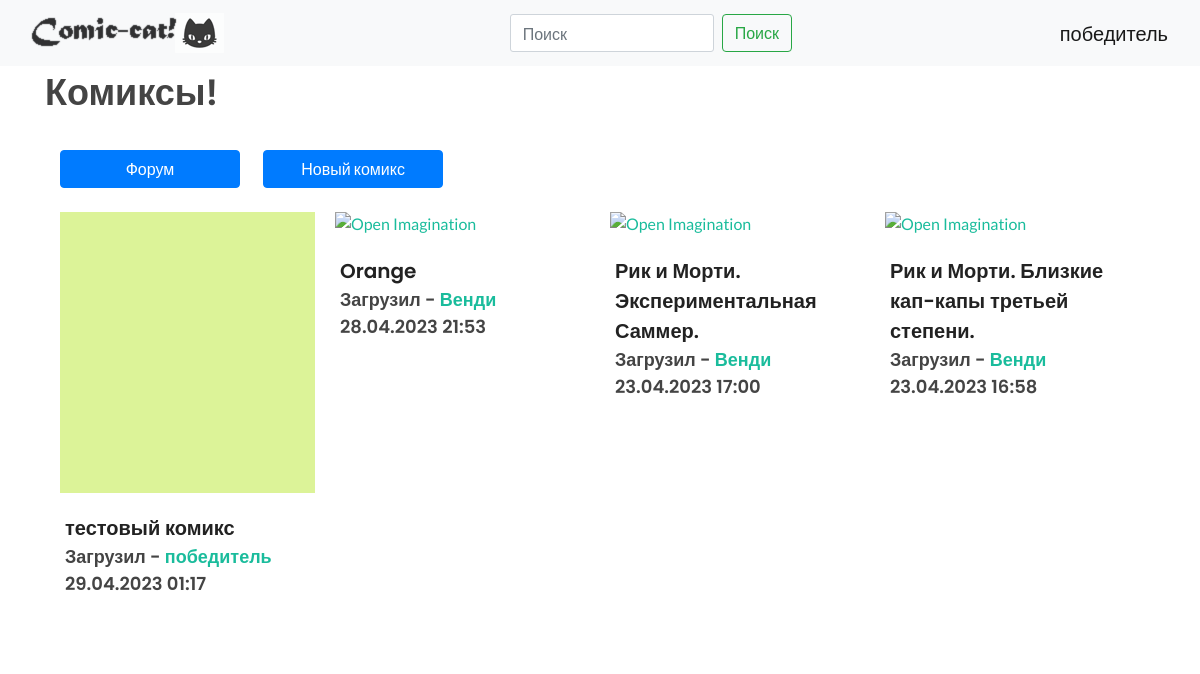
The page / (signed in) on the database its author committed.
### data/users.py (models this page shows, shortened)
class User(SqlAlchemyBase, UserMixin, SerializerMixin):
    __tablename__ = 'users'
    id = sqlalchemy.Column(sqlalchemy.Integer,
                           primary_key=True, autoincrement=True)
    name = sqlalchemy.Column(sqlalchemy.String, nullable=True)
    about = sqlalchemy.Column(sqlalchemy.String, nullable=True)
    email = sqlalchemy.Column(sqlalchemy.String,
                              index=True, unique=True, nullable=True)
    hashed_password = sqlalchemy.Column(sqlalchemy.String, nullable=True)
    created_date = sqlalchemy.Column(sqlalchemy.DateTime,
                                     default=datetime.datetime.now)
    comics = orm.relationship("Comics", back_populates='user')
    discussions = orm.relationship("Discussions", back_populates='user')
    posts = orm.relationship("Posts", back_populates='user')
    reviews = orm.relationship("Reviews", back_populates='user')

### data/comics.py (models this page shows)
class Comics(SqlAlchemyBase, SerializerMixin):
    __tablename__ = 'comics'
    id = sqlalchemy.Column(sqlalchemy.Integer,
                           primary_key=True, autoincrement=True)
    name = sqlalchemy.Column(sqlalchemy.String, nullable=True)
    namefind = sqlalchemy.Column(sqlalchemy.String, nullable=True)
    about = sqlalchemy.Column(sqlalchemy.String, nullable=True)
    cover = sqlalchemy.Column(sqlalchemy.String, nullable=True)
    created_date = sqlalchemy.Column(sqlalchemy.DateTime,
                                     default=datetime.datetime.now)
    user_id = sqlalchemy.Column(sqlalchemy.Integer,
                                sqlalchemy.ForeignKey("users.id"))
    genres_id = sqlalchemy.Column(sqlalchemy.Integer,
                                sqlalchemy.ForeignKey("genres.id"))
    user = orm.relationship('User')
    genres = orm.relationship('Genres')

### main.py (the view)
@app.route("/")
def index():
    db_sess = db_session.create_session()
    comics = reversed(list(db_sess.query(Comics)))
    return render_template("main_page.html", comics=comics)

### data/db_session.py (called while the page is built)
def create_session() -> Session:
    global __factory
    return __factory()

### main.py (called while the page is built)
@login_manager.user_loader
def load_user(user_id):
    db_sess = db_session.create_session()
    return db_sess.query(User).get(user_id)

### templates/main_page.html (shortened to what this page needs)
{% extends "base.html" %}
{% block content %}
<h1>Комиксы!</h1>
<div class="col-12">
	<a class="btn btn-primary col-2" href="/discussions">Форум</a>
	{% if current_user.is_authenticated %}
	<a class="btn btn-primary col-2" style="margin-left: 20px;" href="/comics">Новый комикс</a>
	{% endif %}
</div><br>
<div class="container" style = "dispaly: none;">
	<div id="oc-portfolio" class="owl-carousel portfolio-carousel carousel-widget owl-loaded owl-drag" data-pagi="false" data-items-xs="1" data-items-sm="2" data-items-md="3" data-items-lg="4">
		<div id = "maincarusel" class="owl-stage-outer" >
			<div class="owl-stage" style="transform: translate3d(0px, 0px, 0px); transition: all 0s ease 0s; width: 1900px;">
				{% for item in comics%}
				<div class="owl-item active" style="width: 217.5px; margin-right: 20px;">
					<div class="portfolio-item">
						<div class="portfolio-image">
							<a href="portfolio-single.html">
							</a>
							<div class="bg-overlay">
							</div>
						</div>
						<div class="portfolio-desc">
							<h3><a href="/comics/{{ item.id }}">{{item.name}}</a></h3>
							<h4>Загрузил - <a href="/users/{{ item.user.id }}"> {{item.user.name}}</a><br>{{item.created_date.strftime('%d.%m.%Y %H:%M')}}</h4>
						</div>
					</div>
				</div>
			{% endfor %}
			</div>
		</div>
	</div>
</div>
{% endblock %}

### templates/base.html (shortened to what this page needs)
<!doctype html>
<html lang="ru">
<head>
	<link rel="stylesheet" href="{{ url_for('static', filename='css/bootstrap.css') }}" type="text/css" />
	<link rel="stylesheet" href="{{ url_for('static', filename='css/style.css') }}" type="text/css" />
	<link rel="stylesheet" href="{{ url_for('static', filename='css/dark.css') }}" type="text/css" />
	<link rel="stylesheet" href="{{ url_for('static', filename='css/font-icons.css') }}" type="text/css" />
	<link rel="stylesheet" href="{{ url_for('static', filename='css/animate.css') }}" type="text/css" />
	<link rel="stylesheet" href="{{ url_for('static', filename='css/magnific-popup.css') }}" type="text/css" />
	<link rel="stylesheet" href="{{ url_for('static', filename='css/custom.css') }}" type="text/css" />
	<link rel="stylesheet" href="{{ url_for('static', filename='css/components/ion.rangeslider.css') }}" type="text/css" />
	<link rel="stylesheet" href="{{ url_for('static', filename='css/components/bs-filestyle.css') }}" type="text/css" />
</head>
<body>
<header>
    <nav class="navbar navbar-light bg-light">
        <a class="navbar-brand" href="/"><img src="{{ url_for('static', filename='images/logo.png') }}" alt="Comic-cat!" style="opacity:0.8; filter: alpha(opacity=80);"></a>
        <form action="/find" method="post" class="form-inline m-0">
			<input class="form-control mr-sm-2" type="search" placeholder="Поиск" name="findtext" aria-label="Поиск">
			<button class="btn btn-outline-success my-2 my-sm-0" type="submit">Поиск</button>
		</form>
        {% if current_user.is_authenticated %}
            <a class="navbar-brand" href="/logout">{{ current_user.name }}</a>
        {% else %}
            <p>
                <a class="btn btn-primary " href="/register">Зарегистрироваться</a>
                <a class="btn btn-success" href="/login">Войти</a>
            </p>
        {% endif %}
    </nav>
</header>
<main role="main" class="container">
    {% block content %}{% endblock %}
</main>
</body>
</html>

### rows shown on the page
User: name "победитель"
Comics: name "тестовый комикс", user.name "победитель", created_date "29.04.2023 01:17"
Comics: name "Orange", user.name "Венди", created_date "28.04.2023 21:53"
Comics: name "Рик и Морти. Экспериментальная Саммер.", user.name "Венди", created_date "23.04.2023 17:00"
Comics: name "Рик и Морти. Близкие кап-капы третьей степени.", user.name "Венди", created_date "23.04.2023 16:58"
